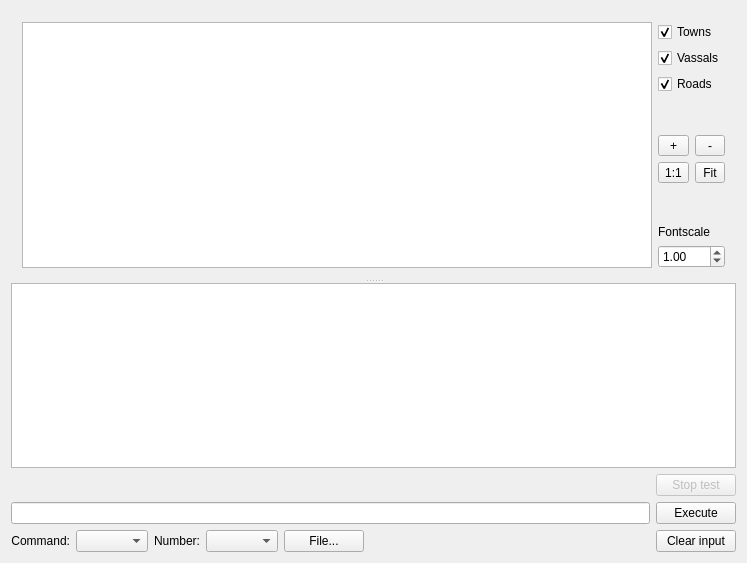
<?xml version="1.0" encoding="UTF-8"?>
<ui version="4.0">
 <class>MainWindow</class>
 <widget class="QMainWindow" name="MainWindow">
  <property name="geometry">
   <rect>
    <x>0</x>
    <y>0</y>
    <width>747</width>
    <height>563</height>
   </rect>
  </property>
  <property name="windowTitle">
   <string>MainWindow</string>
  </property>
  <widget class="QWidget" name="centralWidget">
   <layout class="QVBoxLayout" name="verticalLayout">
    <item>
     <widget class="QSplitter" name="splitter">
      <property name="orientation">
       <enum>Qt::Vertical</enum>
      </property>
      <widget class="QWidget" name="">
       <layout class="QHBoxLayout" name="horizontalLayout_2">
        <item>
         <widget class="QGraphicsView" name="graphics_view">
          <property name="interactive">
           <bool>true</bool>
          </property>
          <property name="dragMode">
           <enum>QGraphicsView::NoDrag</enum>
          </property>
         </widget>
        </item>
        <item>
         <layout class="QVBoxLayout" name="verticalLayout_2">
          <item>
           <widget class="QCheckBox" name="towns_checkbox">
            <property name="text">
             <string>Towns</string>
            </property>
            <property name="checked">
             <bool>true</bool>
            </property>
           </widget>
          </item>
          <item>
           <widget class="QCheckBox" name="vassals_checkbox">
            <property name="text">
             <string>Vassals</string>
            </property>
            <property name="checked">
             <bool>true</bool>
            </property>
           </widget>
          </item>
          <item>
           <widget class="QCheckBox" name="roads_checkbox">
            <property name="text">
             <string>Roads</string>
            </property>
            <property name="checked">
             <bool>true</bool>
            </property>
           </widget>
          </item>
          <item>
           <spacer name="verticalSpacer">
            <property name="orientation">
             <enum>Qt::Vertical</enum>
            </property>
            <property name="sizeHint" stdset="0">
             <size>
              <width>20</width>
              <height>40</height>
             </size>
            </property>
           </spacer>
          </item>
          <item>
           <layout class="QHBoxLayout" name="horizontalLayout_3">
            <item>
             <widget class="QToolButton" name="zoom_plus">
              <property name="sizePolicy">
               <sizepolicy hsizetype="Preferred" vsizetype="Fixed">
                <horstretch>0</horstretch>
                <verstretch>0</verstretch>
               </sizepolicy>
              </property>
              <property name="text">
               <string>+</string>
              </property>
             </widget>
            </item>
            <item>
             <widget class="QToolButton" name="zoom_minus">
              <property name="sizePolicy">
               <sizepolicy hsizetype="Preferred" vsizetype="Fixed">
                <horstretch>0</horstretch>
                <verstretch>0</verstretch>
               </sizepolicy>
              </property>
              <property name="text">
               <string>-</string>
              </property>
             </widget>
            </item>
           </layout>
          </item>
          <item>
           <layout class="QHBoxLayout" name="horizontalLayout_4">
            <item>
             <widget class="QToolButton" name="zoom_1">
              <property name="sizePolicy">
               <sizepolicy hsizetype="Preferred" vsizetype="Fixed">
                <horstretch>0</horstretch>
                <verstretch>0</verstretch>
               </sizepolicy>
              </property>
              <property name="text">
               <string>1:1</string>
              </property>
             </widget>
            </item>
            <item>
             <widget class="QToolButton" name="zoom_fit">
              <property name="sizePolicy">
               <sizepolicy hsizetype="Preferred" vsizetype="Fixed">
                <horstretch>0</horstretch>
                <verstretch>0</verstretch>
               </sizepolicy>
              </property>
              <property name="text">
               <string>Fit</string>
              </property>
             </widget>
            </item>
           </layout>
          </item>
          <item>
           <spacer name="verticalSpacer_2">
            <property name="orientation">
             <enum>Qt::Vertical</enum>
            </property>
            <property name="sizeHint" stdset="0">
             <size>
              <width>20</width>
              <height>40</height>
             </size>
            </property>
           </spacer>
          </item>
          <item>
           <widget class="QLabel" name="label_3">
            <property name="text">
             <string>Fontscale</string>
            </property>
           </widget>
          </item>
          <item>
           <widget class="QDoubleSpinBox" name="fontscale">
            <property name="minimum">
             <double>0.010000000000000</double>
            </property>
            <property name="singleStep">
             <double>0.100000000000000</double>
            </property>
            <property name="value">
             <double>1.000000000000000</double>
            </property>
           </widget>
          </item>
         </layout>
        </item>
       </layout>
      </widget>
      <widget class="QPlainTextEdit" name="output">
       <property name="undoRedoEnabled">
        <bool>false</bool>
       </property>
       <property name="lineWrapMode">
        <enum>QPlainTextEdit::NoWrap</enum>
       </property>
      </widget>
     </widget>
    </item>
    <item>
     <layout class="QHBoxLayout" name="horizontalLayout_5">
      <item>
       <layout class="QVBoxLayout" name="verticalLayout_4">
        <item>
         <widget class="QLabel" name="cmd_info_text">
          <property name="sizePolicy">
           <sizepolicy hsizetype="Preferred" vsizetype="Preferred">
            <horstretch>0</horstretch>
            <verstretch>0</verstretch>
           </sizepolicy>
          </property>
          <property name="text">
           <string/>
          </property>
         </widget>
        </item>
        <item>
         <widget class="QLineEdit" name="lineEdit"/>
        </item>
        <item>
         <layout class="QHBoxLayout" name="horizontalLayout">
          <item>
           <widget class="QLabel" name="label">
            <property name="sizePolicy">
             <sizepolicy hsizetype="Fixed" vsizetype="Preferred">
              <horstretch>0</horstretch>
              <verstretch>0</verstretch>
             </sizepolicy>
            </property>
            <property name="text">
             <string>Command:</string>
            </property>
            <property name="alignment">
             <set>Qt::AlignRight|Qt::AlignTrailing|Qt::AlignVCenter</set>
            </property>
           </widget>
          </item>
          <item>
           <widget class="QComboBox" name="cmd_select"/>
          </item>
          <item>
           <widget class="QLabel" name="label_2">
            <property name="sizePolicy">
             <sizepolicy hsizetype="Fixed" vsizetype="Preferred">
              <horstretch>0</horstretch>
              <verstretch>0</verstretch>
             </sizepolicy>
            </property>
            <property name="text">
             <string>Number:</string>
            </property>
            <property name="alignment">
             <set>Qt::AlignRight|Qt::AlignTrailing|Qt::AlignVCenter</set>
            </property>
           </widget>
          </item>
          <item>
           <widget class="QComboBox" name="number_select"/>
          </item>
          <item>
           <widget class="QPushButton" name="file_button">
            <property name="text">
             <string>File...</string>
            </property>
           </widget>
          </item>
          <item>
           <spacer name="horizontalSpacer">
            <property name="orientation">
             <enum>Qt::Horizontal</enum>
            </property>
            <property name="sizeHint" stdset="0">
             <size>
              <width>40</width>
              <height>20</height>
             </size>
            </property>
           </spacer>
          </item>
         </layout>
        </item>
       </layout>
      </item>
      <item>
       <layout class="QVBoxLayout" name="verticalLayout_3">
        <item>
         <widget class="QPushButton" name="stop_button">
          <property name="enabled">
           <bool>false</bool>
          </property>
          <property name="text">
           <string>Stop test</string>
          </property>
         </widget>
        </item>
        <item>
         <widget class="QPushButton" name="execute_button">
          <property name="text">
           <string>Execute</string>
          </property>
         </widget>
        </item>
        <item>
         <widget class="QPushButton" name="clear_input_button">
          <property name="text">
           <string>Clear input</string>
          </property>
         </widget>
        </item>
       </layout>
      </item>
     </layout>
    </item>
   </layout>
  </widget>
 </widget>
 <layoutdefault spacing="6" margin="11"/>
 <resources/>
 <connections/>
</ui>
